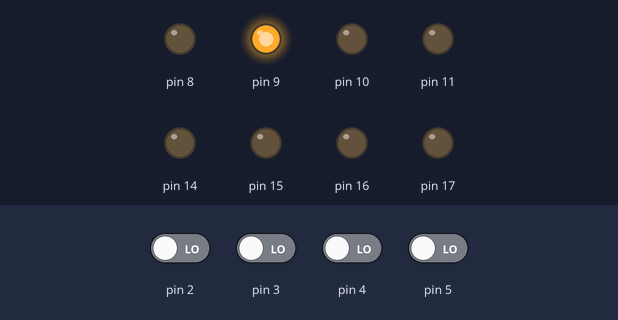
This sketch was run on a simulated Arduino Uno, built with avr-gcc and run on an emulated ATmega328P. Parts: output pins drawn as LEDs (lit = HIGH). Inputs (shaded band) come from the test bench; at power-on: pin 2–5 LOW. What the sketch prints to the serial monitor is not drawn.

Above: at 1.2 s.
1.3 s: pin 2 driven HIGH
At 2.4 s:
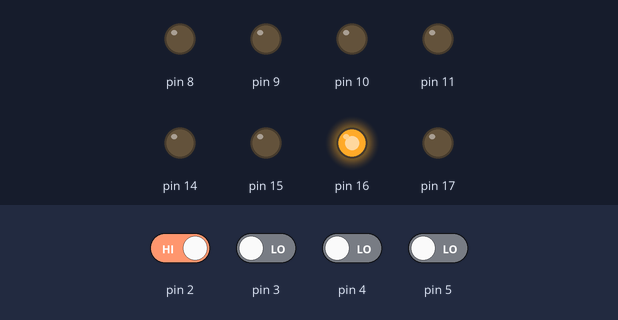
2.8 s: pin 3 driven HIGH
At 3.6 s:
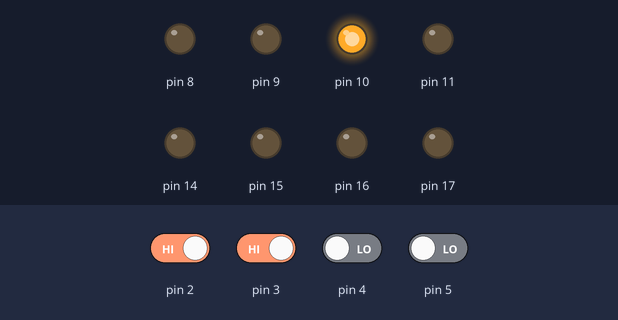
4.3 s: pin 4 driven HIGH
At 4.6 s:
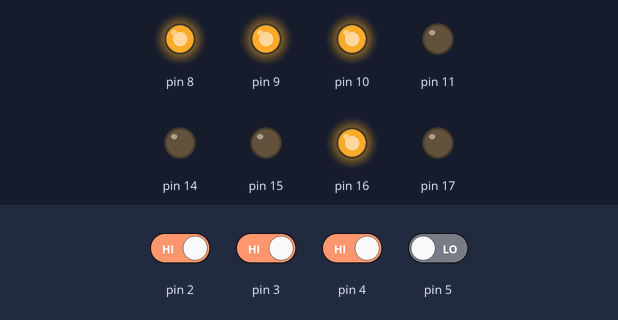
5.8 s: pin 5 driven HIGH
At 7.0 s:
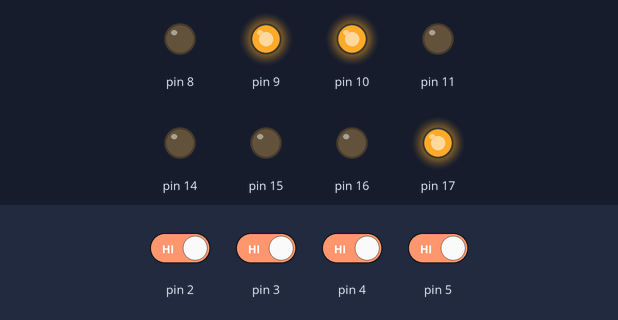
7.3 s: pin 2 driven LOW
At 8.2 s:
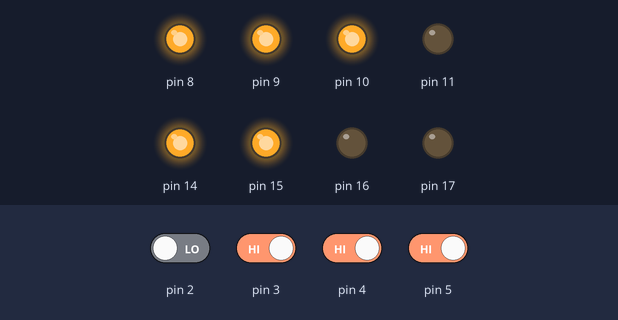
8.8 s: pin 3 driven LOW
At 9.2 s:
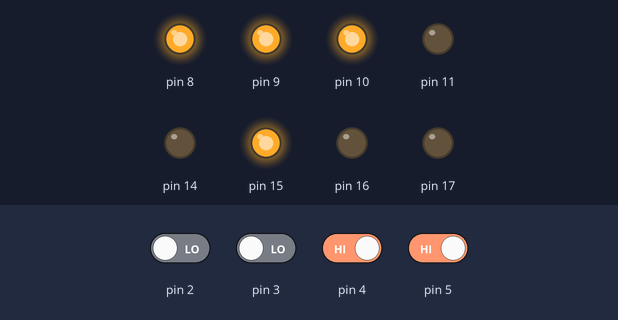
Timing chart, 0 to 11.3 s (numbered marks = the images above; inputs shaded):
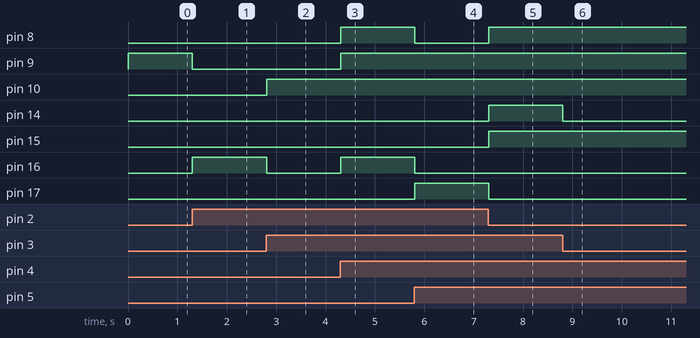

Measured:
- after the input at 1.3 s, pin 9: HIGH → LOW at once; pin 16: LOW → HIGH at once
- after the input at 2.8 s, pin 10: LOW → HIGH at once; pin 16: HIGH → LOW at once
- after the input at 4.3 s, pin 8, pin 9, pin 16: LOW → HIGH at once
- after the input at 5.8 s, pin 8, pin 16: HIGH → LOW at once; pin 17: LOW → HIGH at once
- after the input at 7.3 s, pin 8, pin 14, pin 15: LOW → HIGH at once; pin 17: HIGH → LOW at once
- after the input at 8.8 s, pin 14: HIGH → LOW at once

The sketch:

TD4_program_check.ino
```cpp
unsigned char rom[] = {
  // JNC以外のプログラムのチェック用
  // 最初の入力ポートは0001
  B00100000, // IN A: Aレジスタが0001であることを確認
  B00000100, // ADD A,Im: Aレジスタが0101であることを確認
  B00111000, // MOV A,Im: Aレジスタが1000であることを確認
  B01000000, // MOV B,A: Bレジスタが1000であることを確認
  B10010000, // OUT B: 出力ポートが1000であることを確認
  // 入力ポートを0010にする
  B01100000, // IN B: Bレジスタが0010であることを確認
  B01010001, // ADD B,Im: Bレジスタが0011であることを確認
  B01110100, // MOV B,Im: Bレジスタが0100であることを確認
  B00010000, // MOV A,B: Aレジスタが0100であることを確認
  B10111111, // OUT Im: 出力ポートが1111であることを確認
  B11110000, // JMP: シリアルモニターで最初の命令に戻ったことを確認
};

void setup() {
  Serial.begin(9600);
  DDRB = DDRB | B00001111;
  DDRC = DDRC | B00001111;
}

void loop() {
  // アドレス入力 D5 D4 D3 D2 番ピン（右が最下位ビット）
  // データ出力   D11 D10 D9 D8 A3 A2 A1 A0 番ピン（右が最下位ビット）
  unsigned char addr = (PIND & B00111100)>>2;
  Serial.println(addr);

  PORTC = (PORTC & B11110000) | (rom[addr] & B00001111);
  PORTB = (PORTB & B11110000) | ((rom[addr] & B11110000)>>4);
}
```
